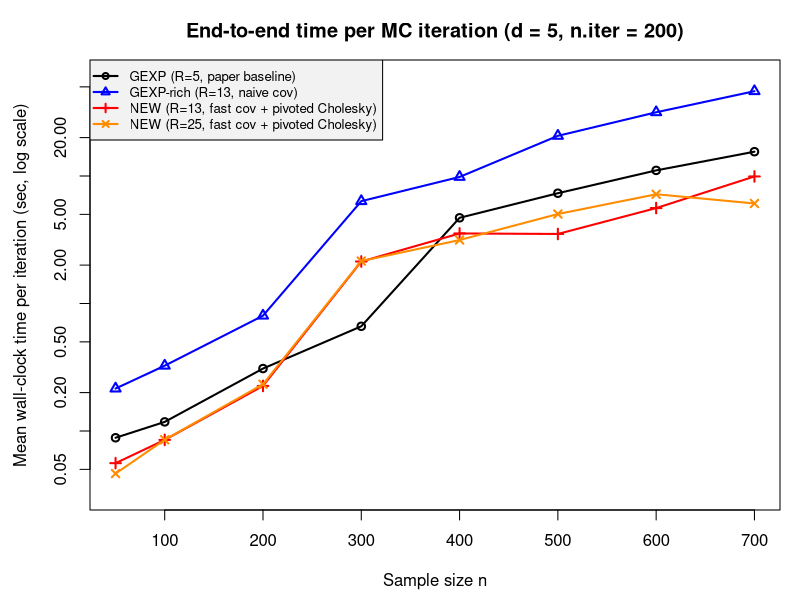
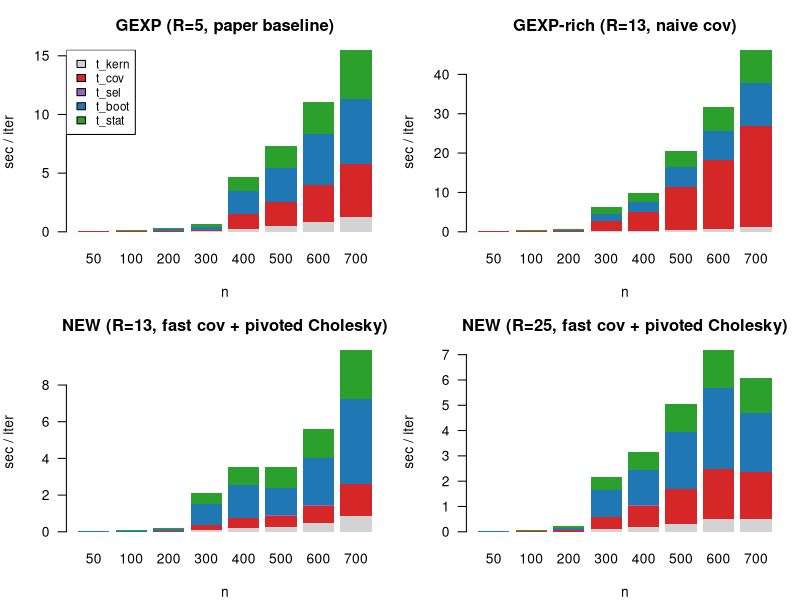
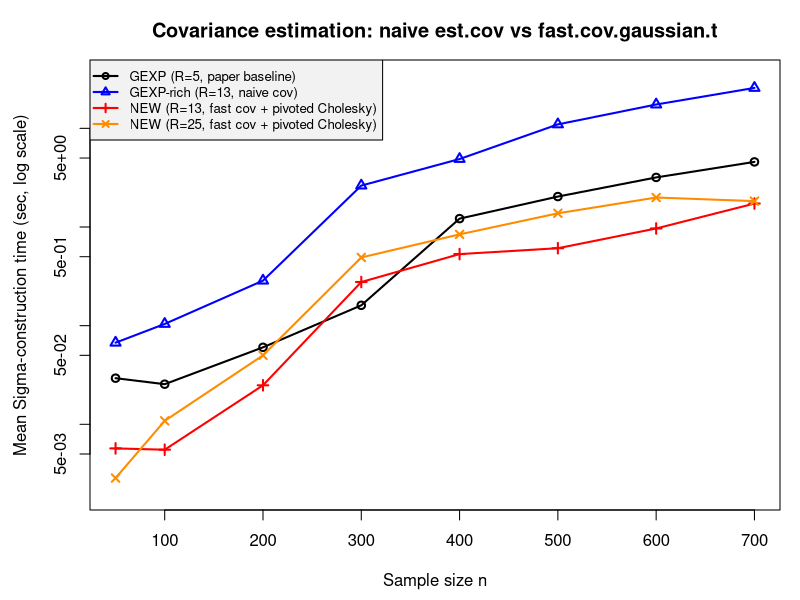
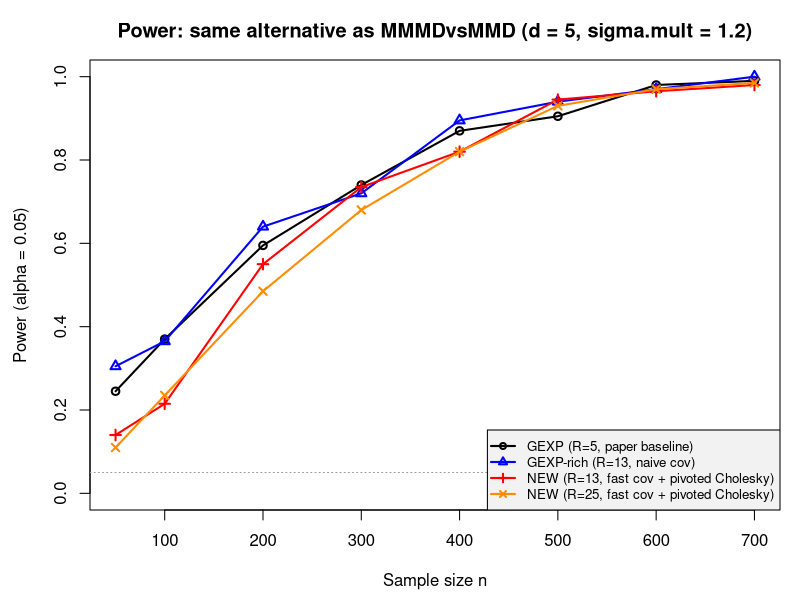

Write R code to recreate these figures, in order.
################################################################################
# Figure.R - plot wall-clock-time curves and power curves from TimePower-all.csv
################################################################################

df <- read.csv("TimePower-all.csv")
# Average over reps in case n.rep > 1
df.avg <- aggregate(cbind(power, q_mean, t_kern, t_cov, t_sel, t_boot, t_stat, t_total)
                    ~ n + method, data = df, FUN = mean)

methods <- c("GEXP_5", "GEXP_rich_13", "NEW_13", "NEW_25")
cols    <- c("black", "blue",         "red",    "darkorange")
pchs    <- c(1,        2,             3,        4)
labels  <- c("GEXP (R=5, paper baseline)",
             "GEXP-rich (R=13, naive cov)",
             "NEW (R=13, fast cov + pivoted Cholesky)",
             "NEW (R=25, fast cov + pivoted Cholesky)")

get <- function(m, col) df.avg[df.avg$method == m, col]

#############################
#   FIGURE 1: total time    #
#############################
pdf("TimeComparison_total.pdf", width = 6.5, height = 5.5)
par(mar = c(4.5, 4.5, 3, 1))

ylim <- range(df.avg$t_total) * c(0.7, 1.3)
plot(df.avg$n, df.avg$t_total, type = "n", log = "y",
     ylim = ylim,
     xlab = "Sample size n", ylab = "Mean wall-clock time per iteration (sec, log scale)",
     main = "End-to-end time per MC iteration (d = 5, n.iter = 200)")
for (i in seq_along(methods)) {
  ns <- get(methods[i], "n"); ts <- get(methods[i], "t_total")
  lines (ns, ts, col = cols[i], lwd = 2)
  points(ns, ts, col = cols[i], pch = pchs[i], lwd = 2)
}
legend("topleft", legend = labels, col = cols, pch = pchs, lwd = 2, bg = "gray95", cex = 0.8)
dev.off()

#############################
#   FIGURE 2: stacked bars  #
#############################
# For each method, a separate bar plot showing stage breakdown vs n
pdf("TimeComparison_stages.pdf", width = 8, height = 6.5)
par(mfrow = c(2, 2), mar = c(4, 4, 3, 1))

stage.cols <- c(t_kern = "lightgray",
                t_cov  = "#d62728",
                t_sel  = "#9467bd",
                t_boot = "#1f77b4",
                t_stat = "#2ca02c")
stages <- c("t_kern", "t_cov", "t_sel", "t_boot", "t_stat")

for (i in seq_along(methods)) {
  m  <- methods[i]
  ns <- get(m, "n")
  M  <- t(rbind(get(m, "t_kern"), get(m, "t_cov"),
                get(m, "t_sel"),  get(m, "t_boot"), get(m, "t_stat")))
  rownames(M) <- ns
  colnames(M) <- stages
  barplot(t(M), col = stage.cols[stages], names.arg = ns,
          xlab = "n", ylab = "sec / iter", border = NA,
          main = labels[i], las = 1)
  if (i == 1) legend("topleft", names(stage.cols), fill = stage.cols, bg = "white", cex = 0.85)
}
dev.off()

#############################
#   FIGURE 3: cov stage     #
#############################
pdf("TimeComparison_cov_stage.pdf", width = 6.5, height = 5.5)
par(mar = c(4.5, 4.5, 3, 1))
ylim <- range(df.avg$t_cov) * c(0.7, 1.3)
plot(df.avg$n, df.avg$t_cov, type = "n", log = "y",
     ylim = ylim,
     xlab = "Sample size n", ylab = "Mean Sigma-construction time (sec, log scale)",
     main = "Covariance estimation: naive est.cov vs fast.cov.gaussian.t")
for (i in seq_along(methods)) {
  ns <- get(methods[i], "n"); ts <- get(methods[i], "t_cov")
  lines (ns, ts, col = cols[i], lwd = 2)
  points(ns, ts, col = cols[i], pch = pchs[i], lwd = 2)
}
legend("topleft", legend = labels, col = cols, pch = pchs, lwd = 2, bg = "gray95", cex = 0.8)
dev.off()

#############################
#   FIGURE 4: power         #
#############################
pdf("TimeComparison_power.pdf", width = 6.5, height = 5.5)
par(mar = c(4.5, 4.5, 3, 1))
plot(df.avg$n, df.avg$power, type = "n", ylim = c(0, 1),
     xlab = "Sample size n", ylab = "Power (alpha = 0.05)",
     main = "Power: same alternative as MMMDvsMMD (d = 5, sigma.mult = 1.2)")
for (i in seq_along(methods)) {
  ns <- get(methods[i], "n"); ps <- get(methods[i], "power")
  lines (ns, ps, col = cols[i], lwd = 2)
  points(ns, ps, col = cols[i], pch = pchs[i], lwd = 2)
}
abline(h = 0.05, lty = 3, col = "gray60")
legend("bottomright", legend = labels, col = cols, pch = pchs, lwd = 2, bg = "gray95", cex = 0.8)
dev.off()

cat("Wrote:\n  TimeComparison_total.pdf\n  TimeComparison_stages.pdf\n  TimeComparison_cov_stage.pdf\n  TimeComparison_power.pdf\n")
